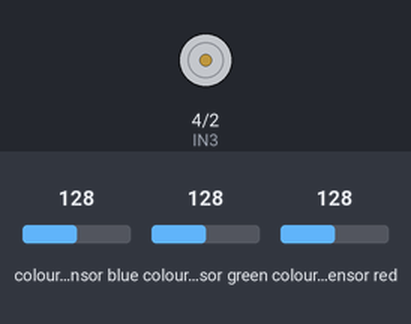
This sketch was run on a simulated ESP32. Shown: motor-driver pin pairs drawn as motors (green arrow = first pin HIGH = forward, orange = second pin HIGH = backward, longer = more drive). Wiring (inferred from the names in the program): TCS3200 colour sensor: output GPIO 26; S2 GPIO 27; S3 GPIO 14; S0 GPIO 12; S1 GPIO 13. The inputs (shaded band) are chosen by the test bench; at power-on: colour sensor green 128, colour sensor blue 128, colour sensor red 128. WiFi joins after 1.5 s; servers stay silent unless stated; uploads are accepted with an empty reply; what the sketch prints to the serial monitor is not drawn.

Above: at 2.7 s.
2.8 s: colour sensor green set to 121
At 7.6 s:
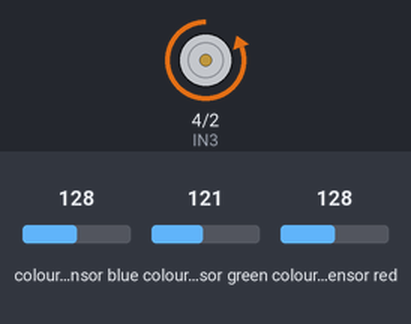
Timing chart, 0 to 12.8 s (numbered marks = the images above; inputs shaded):
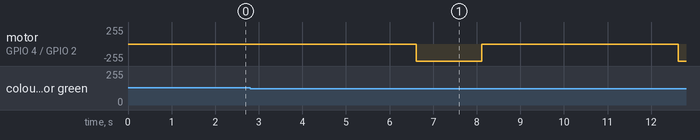

The sketch:

prueba_boton_color.ino
```cpp
#ifdef ESP32
  #include <WiFi.h>
  #include <HTTPClient.h>
#else
  #include <ESP8266WiFi.h>
  #include <ESP8266HTTPClient.h>
  #include <WiFiClient.h>
#endif

#include <Wire.h>

const char* ssid = "iPhone de Joel";
const char* password = "tlvm5873";

#define S0 12
#define S1 13
#define S2 27
#define S3 14
#define sensorSalida 26

int IN3 = 4;
int IN4 = 2;

int estado = 0;
int estado_anterior = 0;

int Rojo_Frec = 0;
int Verde_Frec = 0;
int Azul_Frec = 0;

String color = "otro";

void setup() {
  pinMode(S0, OUTPUT);
  pinMode(S1, OUTPUT);
  pinMode(S2, OUTPUT);
  pinMode(S3, OUTPUT);
  pinMode(sensorSalida, INPUT);

  pinMode(IN3, OUTPUT);
  pinMode(IN4, OUTPUT);
  //pinMode(ledverde, OUTPUT);
  //pinMode(ledrojo, OUTPUT);

                           // Configura la escala de Frecuencia en 20%
  digitalWrite(S0,HIGH);
  digitalWrite(S1,LOW);

  Serial.begin(9600);

  WiFi.begin(ssid, password);
  Serial.println("Intentando conectar a la red");
  while(WiFi.status() != WL_CONNECTED) {
    delay(500);
    Serial.print(".");
  }
  Serial.println("");
  Serial.print("Conexion completada, la direccion ip es: ");
  Serial.println(WiFi.localIP());
}

void loop() {
  if(WiFi.status()== WL_CONNECTED){
    WiFiClient client;
    HTTPClient http;

    // La URL de tu dominio
    http.begin("http://papelbano.000webhostapp.com/sensor_color.php");

    // Especificar el content type para el header del POST
    http.addHeader("Content-Type", "application/x-www-form-urlencoded");

                            // Configura el filtor ROJO para tomar lectura
    digitalWrite(S2,LOW);
    digitalWrite(S3,LOW);
    delay(100);
    Rojo_Frec= pulseIn(sensorSalida, LOW);
    Serial.print(" R= "); Serial.print(Rojo_Frec);
    delay(100);
                              // Configura el filtor VERDE para tomar lectura
    digitalWrite(S2,HIGH);
    digitalWrite(S3,HIGH);
    delay(100);
    Verde_Frec = pulseIn(sensorSalida, LOW);
    Serial.print(" V= "); Serial.print(Verde_Frec);
    delay(100);
                             // Configura el filtor AZUL para tomar lectura
    digitalWrite(S2,LOW);
    digitalWrite(S3,HIGH);
    delay(100);
    Azul_Frec = pulseIn(sensorSalida, LOW);
    Serial.print(" A= "); Serial.println(Azul_Frec);
    delay(100);


    if (Rojo_Frec < 30 && Verde_Frec > 30 && Azul_Frec > 25){
    Serial.print(" . *** BLANCO **");
    int estado = 1;
    int estado_anterior = 0;
    if((estado==1) and (estado_anterior==0)){
      Serial.print(" . *** Motor Blanco **");
      digitalWrite(IN3, HIGH);
      digitalWrite(IN4, LOW);
      delay(1500);
      digitalWrite(IN3, LOW);
      digitalWrite(IN4, LOW);
      estado_anterior = estado;
    }
  }
  if (Rojo_Frec > 28 && Verde_Frec > 40 && Azul_Frec < 45){
    Serial.print(" . *** AZUL **");
    int estado = 0;
    int estado_anterior = 1;
    if((estado==0) and (estado_anterior==1)){
      Serial.print(" . *** Motor azul **");
      digitalWrite(IN3, LOW);
      digitalWrite(IN4, HIGH);
      delay(1500);
      digitalWrite(IN3, LOW);
      digitalWrite(IN4, LOW);
      estado_anterior = estado;
    }
  }

    // Preparar los datos POST a enviar
        String httpRequestData = "Rojo_Frec= " + String(Rojo_Frec) + "&Verde_Frec= " + String(Verde_Frec) + "&Azul_Frec= " + String(Azul_Frec) + "&color= " + String(color);
        delay(3000);

    Serial.print("httpRequestData: ");
    Serial.println(httpRequestData);

    // Envia los datos por POST
    int httpResponseCode = http.POST(httpRequestData);

    // Si la respuesta no dio error
    if (httpResponseCode>0) {
      Serial.print("HTTP Codigo de respuesta: ");
      Serial.println(httpResponseCode);
    }
    else {
      Serial.print("Codigo de error: ");
      Serial.println(httpResponseCode);
    }
    // Termina la conexion del POST
    http.end();


http.begin("http://papelbano.000webhostapp.com/apagar_sensor/Getstatus.php");

    // Especificar el content type para el header del POST
    http.addHeader("Content-Type", "application/x-www-form-urlencoded");
    int httpCode=http.GET();
  String payload=http.getString(); // get data from webhost continously
  Serial.println(payload);
  if(payload == "1")  // if data == 1 -> LED ON
  {
      /*digitalWrite(IN3, HIGH);
      digitalWrite(IN4, LOW);*/
      digitalWrite(S0,HIGH);
      digitalWrite(S1,LOW);
  }
   else if (payload == "0") // if data == 0 -> LED OFF
   {
      /*digitalWrite(IN3, LOW);
      digitalWrite(IN4, HIGH);*/
      digitalWrite(S0,LOW);
      digitalWrite(S1,LOW);
    }
  delay(500);
  http.end();


  }else {
    Serial.println("Desconectado del wifi");
  }

}
```

Measured:
- the behaviour switches between 125 and 124 on colour sensor green (found by bisection; images 0 and 1)
- after the input at 2.8 s, motor on GPIO 4 (IN3) / GPIO 2 (IN4): stopped → backward 255/255 after 3.8 s, → stopped 1.5 s later, → backward 255/255 4.5 s later
